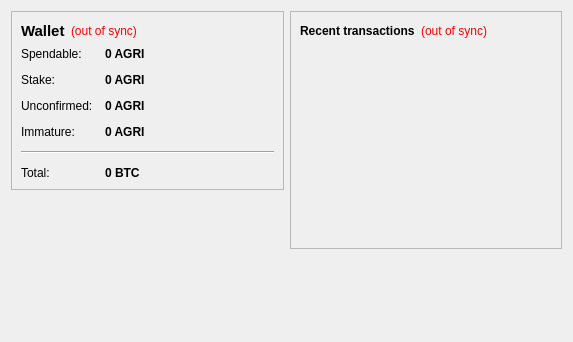
<?xml version="1.0" encoding="UTF-8"?>
<ui version="4.0">
 <class>OverviewPage</class>
 <widget class="QWidget" name="OverviewPage">
  <property name="geometry">
   <rect>
    <x>0</x>
    <y>0</y>
    <width>573</width>
    <height>342</height>
   </rect>
  </property>
  <property name="windowTitle">
   <string>Form</string>
  </property>
  <layout class="QHBoxLayout" name="horizontalLayout" stretch="1,1">
   <item>
    <layout class="QVBoxLayout" name="verticalLayout_2">
     <item>
      <widget class="QFrame" name="frame">
       <property name="frameShape">
        <enum>QFrame::StyledPanel</enum>
       </property>
       <property name="frameShadow">
        <enum>QFrame::Raised</enum>
       </property>
       <layout class="QVBoxLayout" name="verticalLayout_4">
        <item>
         <layout class="QHBoxLayout" name="horizontalLayout_4">
          <item>
           <widget class="QLabel" name="label_5">
            <property name="font">
             <font>
              <pointsize>11</pointsize>
              <weight>75</weight>
              <bold>true</bold>
             </font>
            </property>
            <property name="text">
             <string>Wallet</string>
            </property>
           </widget>
          </item>
          <item>
           <widget class="QLabel" name="labelWalletStatus">
            <property name="toolTip">
             <string>The displayed information may be out of date. Your wallet automatically synchronizes with the AGRINOVUS network after a connection is established, but this process has not completed yet.</string>
            </property>
            <property name="styleSheet">
             <string notr="true">QLabel { color: red; }</string>
            </property>
            <property name="text">
             <string notr="true">(out of sync)</string>
            </property>
            <property name="alignment">
             <set>Qt::AlignLeading|Qt::AlignLeft|Qt::AlignVCenter</set>
            </property>
           </widget>
          </item>
          <item>
           <spacer name="horizontalSpacer_2">
            <property name="orientation">
             <enum>Qt::Horizontal</enum>
            </property>
            <property name="sizeHint" stdset="0">
             <size>
              <width>40</width>
              <height>20</height>
             </size>
            </property>
           </spacer>
          </item>
         </layout>
        </item>
        <item>
         <layout class="QFormLayout" name="formLayout_2">
          <property name="fieldGrowthPolicy">
           <enum>QFormLayout::AllNonFixedFieldsGrow</enum>
          </property>
          <property name="horizontalSpacing">
           <number>12</number>
          </property>
          <property name="verticalSpacing">
           <number>12</number>
          </property>
          <item row="0" column="0">
           <widget class="QLabel" name="label">
            <property name="text">
             <string>Spendable:</string>
            </property>
           </widget>
          </item>
          <item row="0" column="1">
           <widget class="QLabel" name="labelBalance">
            <property name="font">
             <font>
              <weight>75</weight>
              <bold>true</bold>
             </font>
            </property>
            <property name="cursor">
             <cursorShape>IBeamCursor</cursorShape>
            </property>
            <property name="toolTip">
             <string>Your current spendable balance</string>
            </property>
            <property name="text">
             <string notr="true">0 AGRI</string>
            </property>
            <property name="textInteractionFlags">
             <set>Qt::LinksAccessibleByMouse|Qt::TextSelectableByKeyboard|Qt::TextSelectableByMouse</set>
            </property>
           </widget>
          </item>
          <item row="1" column="0">
           <widget class="QLabel" name="label_6">
            <property name="text">
             <string>Stake:</string>
            </property>
           </widget>
          </item>
          <item row="1" column="1">
           <widget class="QLabel" name="labelStake">
            <property name="font">
             <font>
              <weight>75</weight>
              <bold>true</bold>
             </font>
            </property>
            <property name="cursor">
             <cursorShape>IBeamCursor</cursorShape>
            </property>
            <property name="toolTip">
             <string>Total of coins that was staked, and do not yet count toward the current balance</string>
            </property>
            <property name="text">
             <string notr="true">0 AGRI</string>
            </property>
            <property name="textInteractionFlags">
             <set>Qt::LinksAccessibleByMouse|Qt::TextSelectableByKeyboard|Qt::TextSelectableByMouse</set>
            </property>
           </widget>
          </item>
          <item row="2" column="0">
           <widget class="QLabel" name="label_3">
            <property name="text">
             <string>Unconfirmed:</string>
            </property>
           </widget>
          </item>
          <item row="2" column="1">
           <widget class="QLabel" name="labelUnconfirmed">
            <property name="font">
             <font>
              <weight>75</weight>
              <bold>true</bold>
             </font>
            </property>
            <property name="cursor">
             <cursorShape>IBeamCursor</cursorShape>
            </property>
            <property name="toolTip">
             <string>Total of transactions that have yet to be confirmed, and do not yet count toward the current balance</string>
            </property>
            <property name="text">
             <string notr="true">0 AGRI</string>
            </property>
            <property name="textInteractionFlags">
             <set>Qt::LinksAccessibleByMouse|Qt::TextSelectableByKeyboard|Qt::TextSelectableByMouse</set>
            </property>
           </widget>
          </item>
          <item row="3" column="0">
           <widget class="QLabel" name="labelImmatureText">
            <property name="text">
             <string>Immature:</string>
            </property>
           </widget>
          </item>
          <item row="3" column="1">
           <widget class="QLabel" name="labelImmature">
            <property name="font">
             <font>
              <weight>75</weight>
              <bold>true</bold>
             </font>
            </property>
            <property name="toolTip">
             <string>Mined balance that has not yet matured</string>
            </property>
            <property name="text">
             <string notr="true">0 AGRI</string>
            </property>
            <property name="textInteractionFlags">
             <set>Qt::LinksAccessibleByMouse|Qt::TextSelectableByKeyboard|Qt::TextSelectableByMouse</set>
            </property>
           </widget>
          </item>
          <item row="4" column="0" colspan="2">
           <widget class="Line" name="line">
            <property name="orientation">
             <enum>Qt::Horizontal</enum>
            </property>
           </widget>
          </item>
          <item row="5" column="0">
           <widget class="QLabel" name="labelTotalText">
            <property name="text">
             <string>Total:</string>
            </property>
           </widget>
          </item>
          <item row="5" column="1">
           <widget class="QLabel" name="labelTotal">
            <property name="font">
             <font>
              <weight>75</weight>
              <bold>true</bold>
             </font>
            </property>
            <property name="cursor">
             <cursorShape>IBeamCursor</cursorShape>
            </property>
            <property name="toolTip">
             <string>Your current total balance</string>
            </property>
            <property name="text">
             <string notr="true">0 BTC</string>
            </property>
            <property name="textInteractionFlags">
             <set>Qt::LinksAccessibleByMouse|Qt::TextSelectableByKeyboard|Qt::TextSelectableByMouse</set>
            </property>
           </widget>
          </item>
         </layout>
        </item>
       </layout>
      </widget>
     </item>
     <item>
      <spacer name="verticalSpacer">
       <property name="orientation">
        <enum>Qt::Vertical</enum>
       </property>
       <property name="sizeHint" stdset="0">
        <size>
         <width>20</width>
         <height>40</height>
        </size>
       </property>
      </spacer>
     </item>
    </layout>
   </item>
   <item>
    <layout class="QVBoxLayout" name="verticalLayout_3">
     <item>
      <widget class="QFrame" name="frame_2">
       <property name="frameShape">
        <enum>QFrame::StyledPanel</enum>
       </property>
       <property name="frameShadow">
        <enum>QFrame::Raised</enum>
       </property>
       <layout class="QVBoxLayout" name="verticalLayout">
        <item>
         <layout class="QHBoxLayout" name="horizontalLayout_2">
          <item>
           <widget class="QLabel" name="label_4">
            <property name="text">
             <string>&lt;b&gt;Recent transactions&lt;/b&gt;</string>
            </property>
           </widget>
          </item>
          <item>
           <widget class="QLabel" name="labelTransactionsStatus">
            <property name="toolTip">
             <string>The displayed information may be out of date. Your wallet automatically synchronizes with the AGRINOVUS network after a connection is established, but this process has not completed yet.</string>
            </property>
            <property name="styleSheet">
             <string notr="true">QLabel { color: red; }</string>
            </property>
            <property name="text">
             <string notr="true">(out of sync)</string>
            </property>
            <property name="alignment">
             <set>Qt::AlignRight|Qt::AlignTrailing|Qt::AlignVCenter</set>
            </property>
           </widget>
          </item>
          <item>
           <spacer name="horizontalSpacer">
            <property name="orientation">
             <enum>Qt::Horizontal</enum>
            </property>
            <property name="sizeHint" stdset="0">
             <size>
              <width>40</width>
              <height>20</height>
             </size>
            </property>
           </spacer>
          </item>
         </layout>
        </item>
        <item>
         <widget class="QListView" name="listTransactions">
          <property name="styleSheet">
           <string notr="true">QListView { background: transparent; }</string>
          </property>
          <property name="frameShape">
           <enum>QFrame::NoFrame</enum>
          </property>
          <property name="verticalScrollBarPolicy">
           <enum>Qt::ScrollBarAlwaysOff</enum>
          </property>
          <property name="horizontalScrollBarPolicy">
           <enum>Qt::ScrollBarAlwaysOff</enum>
          </property>
          <property name="selectionMode">
           <enum>QAbstractItemView::NoSelection</enum>
          </property>
         </widget>
        </item>
       </layout>
      </widget>
     </item>
     <item>
      <spacer name="verticalSpacer_2">
       <property name="orientation">
        <enum>Qt::Vertical</enum>
       </property>
       <property name="sizeHint" stdset="0">
        <size>
         <width>20</width>
         <height>40</height>
        </size>
       </property>
      </spacer>
     </item>
    </layout>
   </item>
  </layout>
 </widget>
 <resources/>
 <connections/>
</ui>
